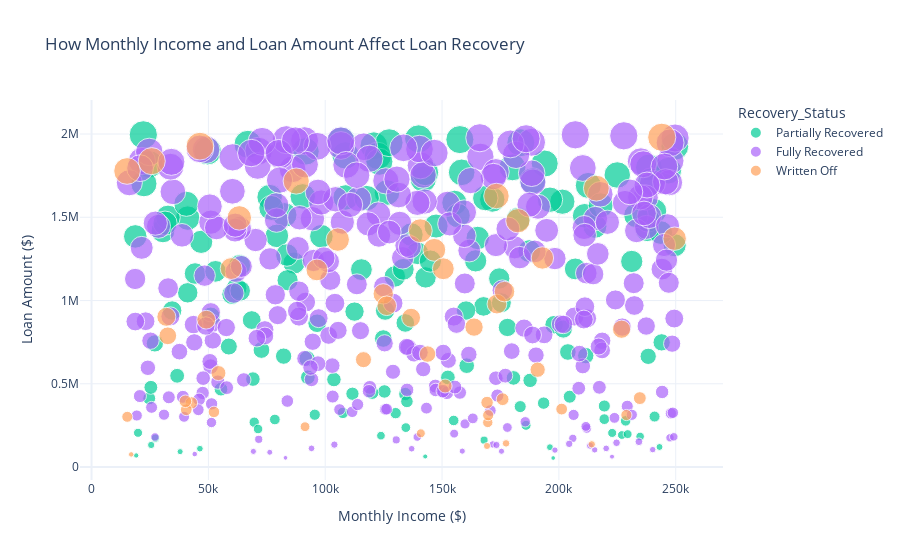

The notebook cell saved with this chart:
### Markdown cell above
# Analyzing Loan Recovery Based on Monthly Income

### Code cell
fig = px.scatter(df, x='Monthly_Income', y='Loan_Amount',
                 color='Recovery_Status', size='Loan_Amount',
                 hover_data={'Monthly_Income': True, 'Loan_Amount': True, 'Recovery_Status': True},
                 title="How Monthly Income and Loan Amount Affect Loan Recovery",
                 labels={"Monthly_Income": "Monthly Income ($)", "Loan_Amount": "Loan Amount ($)"},
                 color_discrete_map={"Recovered": "green", "Not Recovered": "red"})


fig.update_layout(
    xaxis_title="Monthly Income ($)",
    yaxis_title="Loan Amount ($)",
    template="plotly_white"
)

fig.show()

### Figure 1 — Plotly figure (JSON) as saved in the notebook; plotly's stock layout.template omitted (floating-point values rounded to 4 significant figures; data arrays with more than 128 entries replaced by an {"elided": "..."} marker saying what was removed)
{"data": [{"customdata": {"elided": "154x1 str values"}, "hovertemplate": "Recovery_Status=%{customdata[0]}<br>Monthly Income ($)=%{x}<br>Loan Amount ($)=%{marker.size}<extra></extra>", "legendgroup": "Partially Recovered", "marker": {"color": "#00cc96", "size": {"elided": "154 int values"}, "sizemode": "area", "sizeref": 4988.0, "symbol": "circle"}, "mode": "markers", "name": "Partially Recovered", "orientation": "v", "showlegend": true, "type": "scatter", "x": {"elided": "154 int values"}, "xaxis": "x", "y": {"elided": "154 int values"}, "yaxis": "y"}, {"customdata": {"elided": "296x1 str values"}, "hovertemplate": "Recovery_Status=%{customdata[0]}<br>Monthly Income ($)=%{x}<br>Loan Amount ($)=%{marker.size}<extra></extra>", "legendgroup": "Fully Recovered", "marker": {"color": "#ab63fa", "size": {"elided": "296 int values"}, "sizemode": "area", "sizeref": 4988.0, "symbol": "circle"}, "mode": "markers", "name": "Fully Recovered", "orientation": "v", "showlegend": true, "type": "scatter", "x": {"elided": "296 int values"}, "xaxis": "x", "y": {"elided": "296 int values"}, "yaxis": "y"}, {"customdata": [["Written Off"], ["Written Off"], ["Written Off"], ["Written Off"], ["Written Off"], ["Written Off"], ["Written Off"], ["Written Off"], ["Written Off"], ["Written Off"], ["Written Off"], ["Written Off"], ["Written Off"], ["Written Off"], ["Written Off"], ["Written Off"], ["Written Off"], ["Written Off"], ["Written Off"], ["Written Off"], ["Written Off"], ["Written Off"], ["Written Off"], ["Written Off"], ["Written Off"], ["Written Off"], ["Written Off"], ["Written Off"], ["Written Off"], ["Written Off"], ["Written Off"], ["Written Off"], ["Written Off"], ["Written Off"], ["Written Off"], ["Written Off"], ["Written Off"], ["Written Off"], ["Written Off"], ["Written Off"], ["Written Off"], ["Written Off"], ["Written Off"], ["Written Off"], ["Written Off"], ["Written Off"], ["Written Off"], ["Written Off"], ["Written Off"], ["Written Off"]], "hovertemplate": "Recovery_Status=%{customdata[0]}<br>Monthly Income ($)=%{x}<br>Loan Amount ($)=%{marker.size}<extra></extra>", "legendgroup": "Written Off", "marker": {"color": "#FFA15A", "size": [1980750, 896574, 1192102, 242029, 267583, 413898, 1304352, 301514, 978660, 1371448, 407246, 75675, 312318, 1190844, 387369, 1053346, 644821, 1627850, 384971, 142036, 1040029, 343946, 1674777, 564265, 678380, 1255565, 1479210, 126361, 1717740, 827567, 311445, 330833, 1927145, 884874, 788096, 902050, 840449, 968638, 202353, 1837040, 136346, 1419391, 486542, 584391, 1778106, 1183754, 1496250, 347986, 1365823, 394866], "sizemode": "area", "sizeref": 4988.0, "symbol": "circle"}, "mode": "markers", "name": "Written Off", "orientation": "v", "showlegend": true, "type": "scatter", "x": [244027, 136750, 59738, 91367, 169571, 234648, 146691, 15281, 173492, 249554, 175928, 16969, 228883, 150542, 169268, 176731, 116376, 173280, 42723, 177396, 124834, 40537, 216039, 54310, 143803, 192953, 182450, 169243, 87588, 226830, 169741, 52384, 46401, 49084, 32633, 32014, 163697, 126335, 140926, 25756, 214083, 140703, 151321, 190915, 15207, 96437, 63231, 201186, 105373, 40169], "xaxis": "x", "y": [1980750, 896574, 1192102, 242029, 267583, 413898, 1304352, 301514, 978660, 1371448, 407246, 75675, 312318, 1190844, 387369, 1053346, 644821, 1627850, 384971, 142036, 1040029, 343946, 1674777, 564265, 678380, 1255565, 1479210, 126361, 1717740, 827567, 311445, 330833, 1927145, 884874, 788096, 902050, 840449, 968638, 202353, 1837040, 136346, 1419391, 486542, 584391, 1778106, 1183754, 1496250, 347986, 1365823, 394866], "yaxis": "y"}], "layout": {"autosize": true, "legend": {"itemsizing": "constant", "title": {"text": "Recovery_Status"}, "tracegroupgap": 0}, "title": {"text": "How Monthly Income and Loan Amount Affect Loan Recovery"}, "xaxis": {"anchor": "y", "autorange": true, "domain": [0, 1], "range": [-3344.0, 268600.0], "title": {"text": "Monthly Income ($)"}, "type": "linear"}, "yaxis": {"anchor": "x", "autorange": true, "domain": [0, 1], "range": [-108500.0, 2332000.0], "title": {"text": "Loan Amount ($)"}, "type": "linear"}}}
